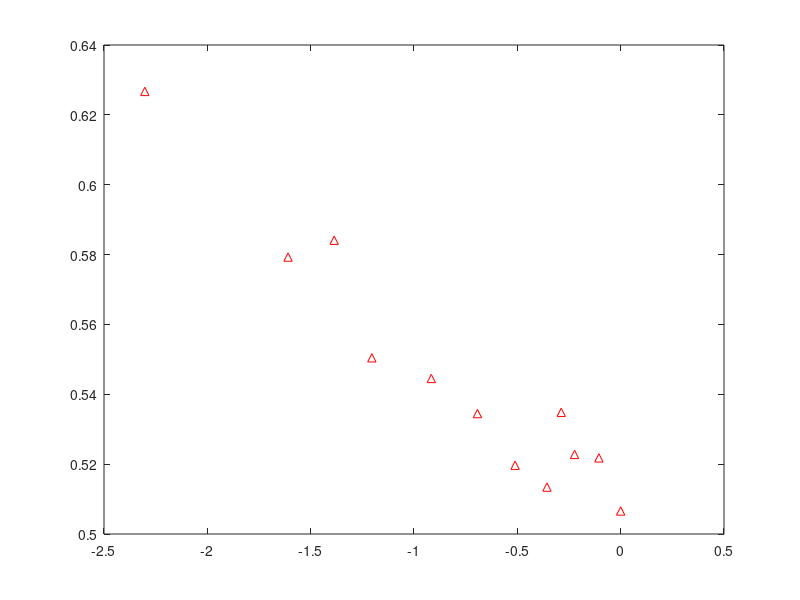

MATLAB code to generate this figure:
Data = csvread('df_p.csv',1,0);
%reads csv file called "test results" and makes a 2D Matrix called Data

 start_point = 1;
 end_point = 12;


p = Data(start_point:end_point,1);
df = Data(start_point:end_point,2);
error = Data(start_point:end_point,3);
ln_p = Data(start_point:end_point,4);
ln_df = Data(start_point:end_point,5);
ln_error = Data(start_point:end_point,6);
m_ = Data(1,7);
c_ = Data(2,7);


lnRmean_space_ = linspace(-3, 1, 100);

map_lnNa_ = (m_*lnRmean_space_) + c_;

%sizeboi = size(lnRmean_);

%zero_ = zeros(sizeboi);


%lnNc/lnr grapth one iwth mean one with shown cluster
plot(ln_p,ln_df,'r^')
%,lnRmean_,lnNa_,'k*'
%hold on 
%errorbar(lnRmean_,lnNa_,lnRsd_,'Horizontal')
% errorbar(lnRm_,lnNa_,zero_,'*^')
% errorbar(lnRmean_,lnNa_,lnRsd_,'^*');
% errorbar(lnRmean_space_ ,map_lnNa_ ,zero_,'-.k');

% legend({'cos(x)','cos(2x)','cos(3x)'},...
%     'Location','northwest','NumColumns',1)
% 
% 
% xlim([2.5 4.7])
% ylim([4.5 8.1])
% xlabel('ln r_m_a_x')
% ylabel('ln N_c')
% 
% 
% 
% histogram(grad_,100);
